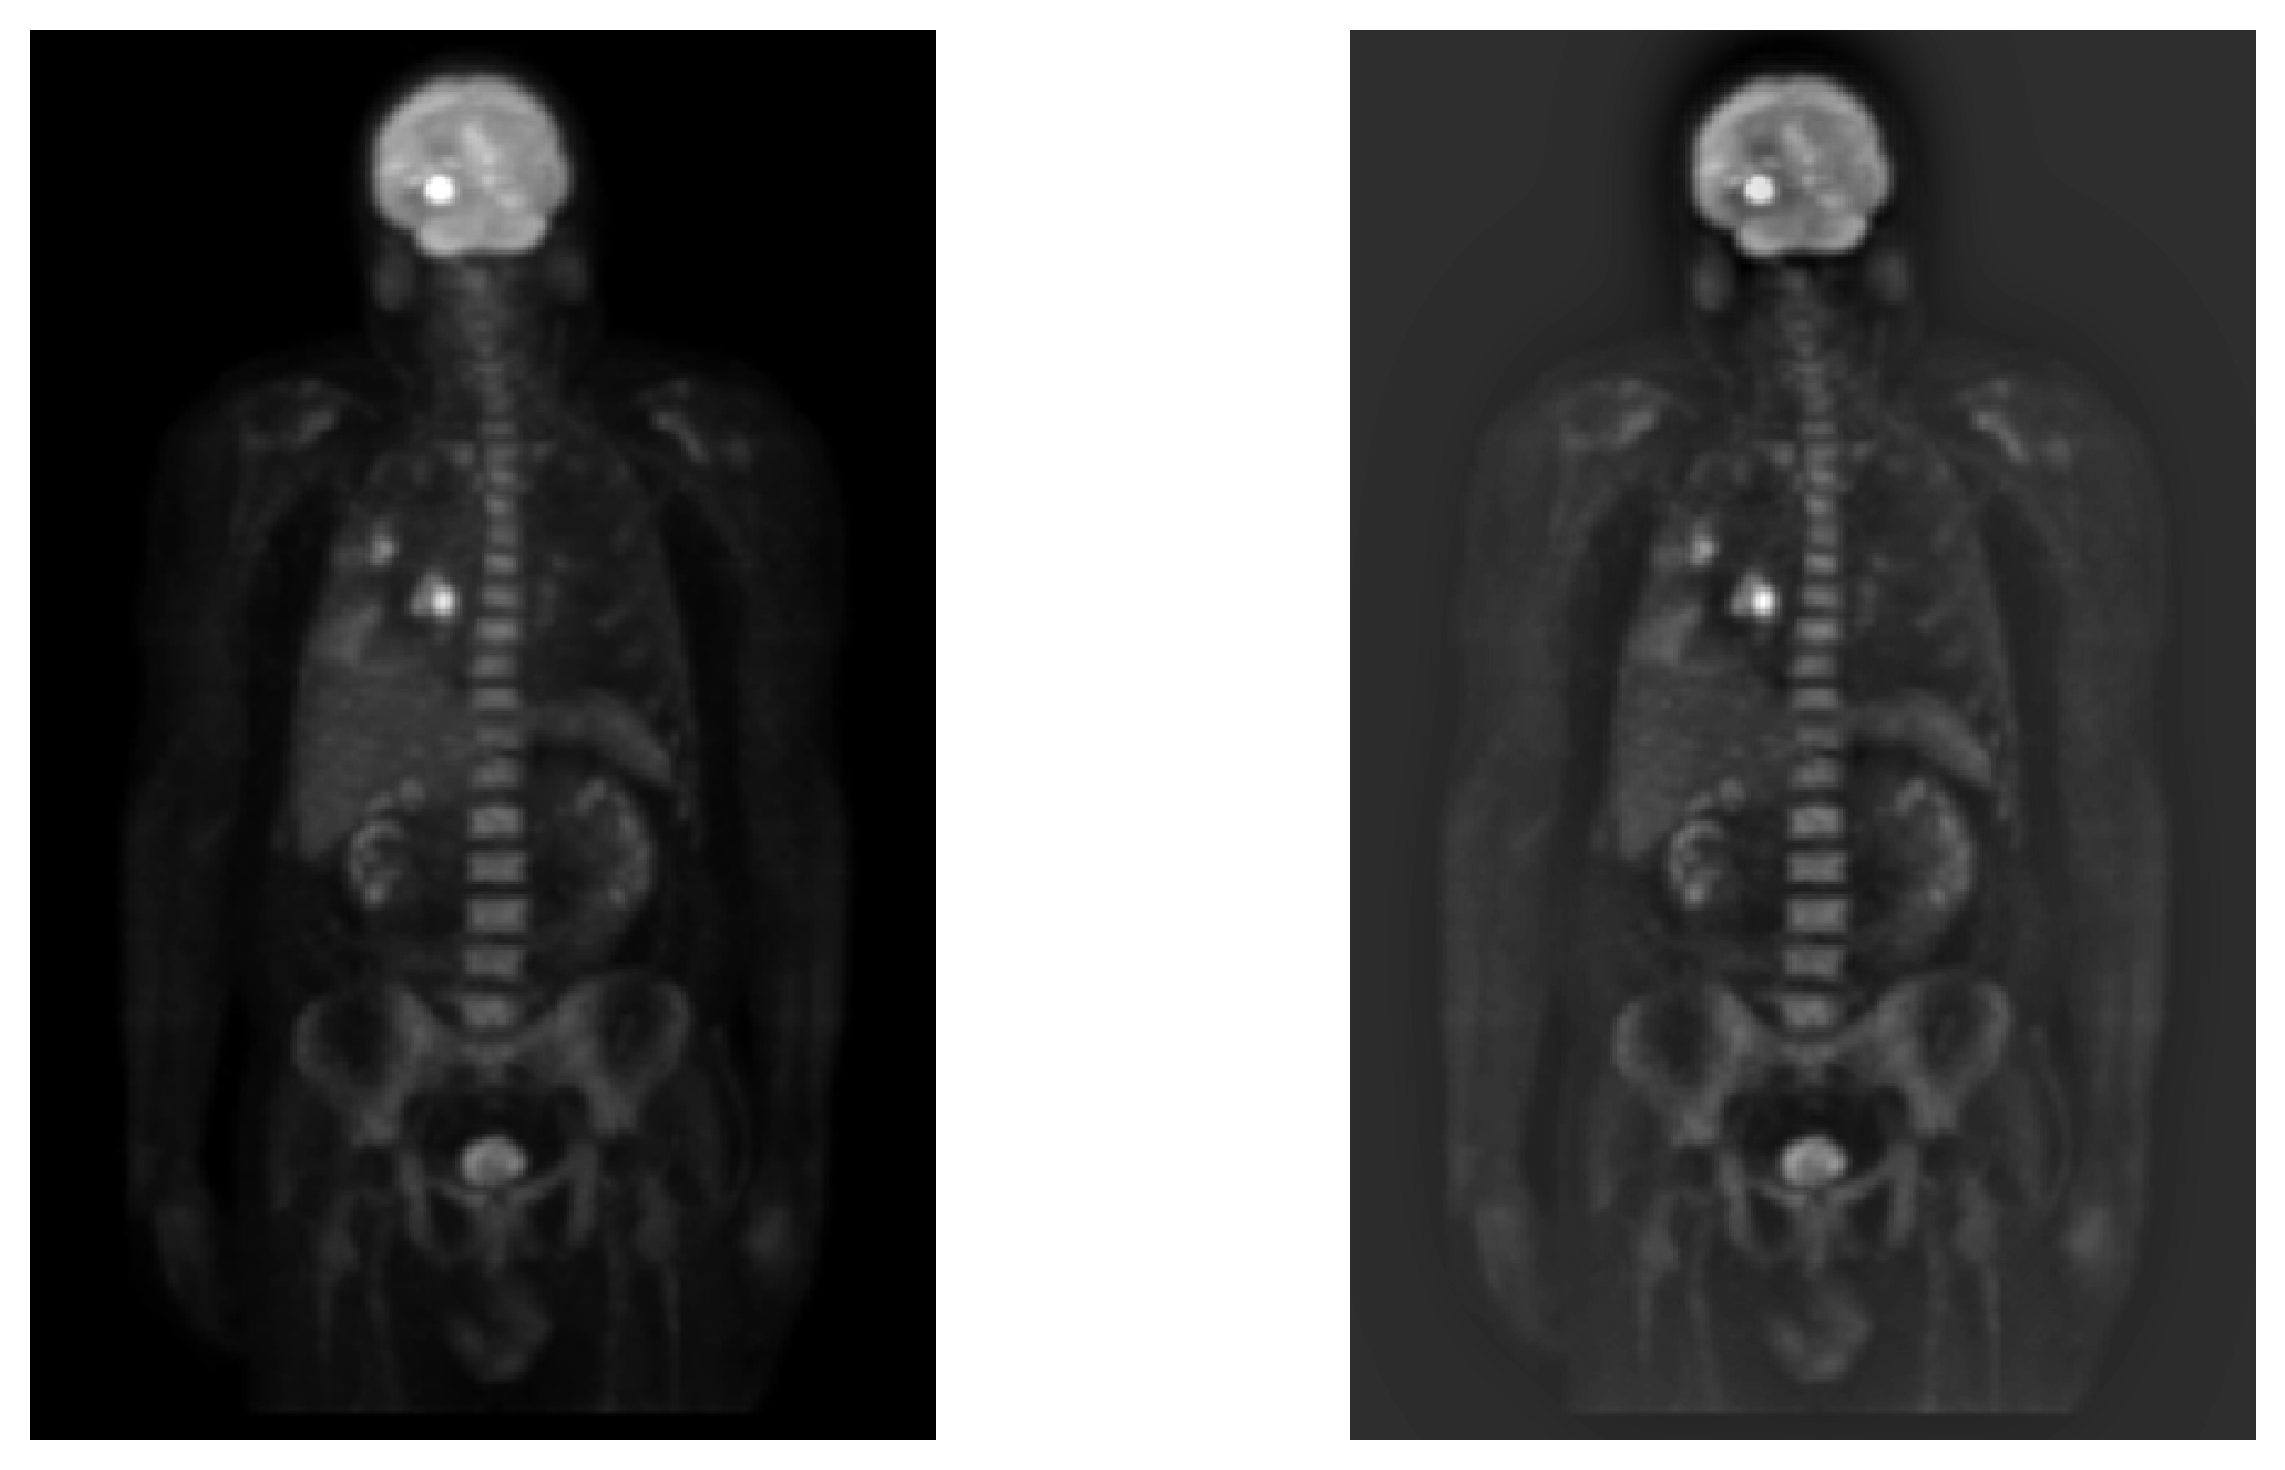

This chart was generated by the following Python code:
import os
import numpy as np
import matplotlib.pyplot as plt
from skimage.io import imread
from skimage.util import img_as_float
from libDIPUM.homomorphictf import homomorphictf
from libDIP.dftFiltering4e import dftFiltering4e
from libDIP.intScaling4e import intScaling4e
from libDIPUM.data_path import dip_data

# Parameters
GammaH = 3
GammaL = 0.4
c = 5
D0 = 20

# Data
img_path = dip_data('PET-scan.tif')
if not os.path.exists(img_path):
    raise FileNotFoundError(f"Image not found: {img_path}")

f = img_as_float(imread(img_path))
M, N = f.shape
P = 2 * M
Q = 2 * N

# Homomorphic filter transfer function.
H = homomorphictf(P, Q, GammaL, GammaH, c, D0)

# H is not centered. Center it.
H = np.fft.fftshift(H)

# Use H to filter f.
g = dftFiltering4e(f, H)
g = intScaling4e(g)

# Display
fig, axes = plt.subplots(1, 2, figsize=(10, 5))
axes[0].imshow(f, cmap="gray")
axes[0].axis("off")

axes[1].imshow(g, cmap="gray")
axes[1].axis("off")

plt.tight_layout()
plt.savefig("Figure460.png", dpi=300, bbox_inches="tight")
plt.show()
